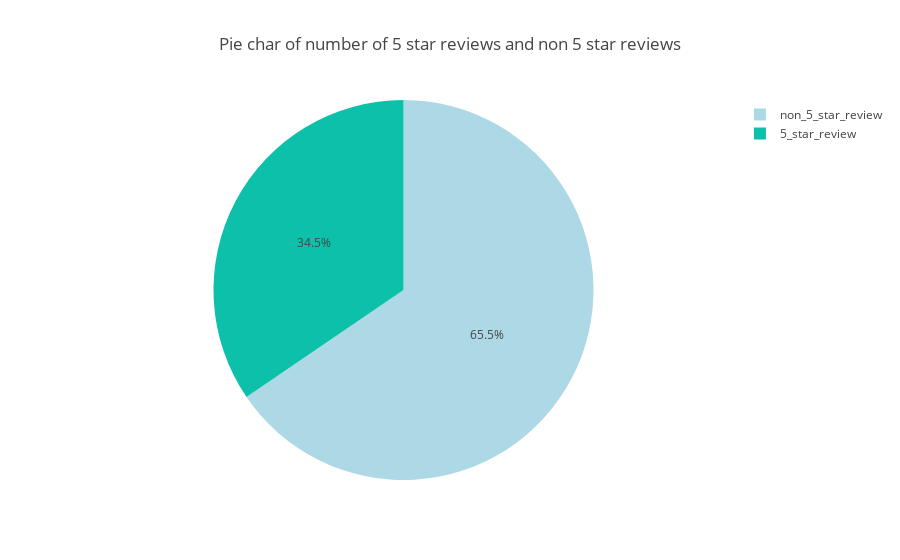

Here is the notebook cell this chart was saved with:
### Code cell
pieTrace = {'type' : 'pie',
           'labels' : temp.index,
           'values' : temp,
           'marker' : {'colors' : ["rgb(12,192,170)","lightblue"]}
           }

data = [pieTrace]

layout = {'title' : 'Pie char of number of 5 star reviews and non 5 star reviews'}

fig = {'data' : data, 'layout' : layout}

pyo.iplot(fig)

### Figure 1 — Plotly figure (JSON) as saved in the notebook; plotly's stock layout.template omitted (floating-point values rounded to 4 significant figures)
{"data": [{"labels": ["5_star_review", "non_5_star_review"], "marker": {"colors": ["rgb(12,192,170)", "lightblue"]}, "type": "pie", "values": [2562, 4859]}], "layout": {"title": "Pie char of number of 5 star reviews and non 5 star reviews"}}
